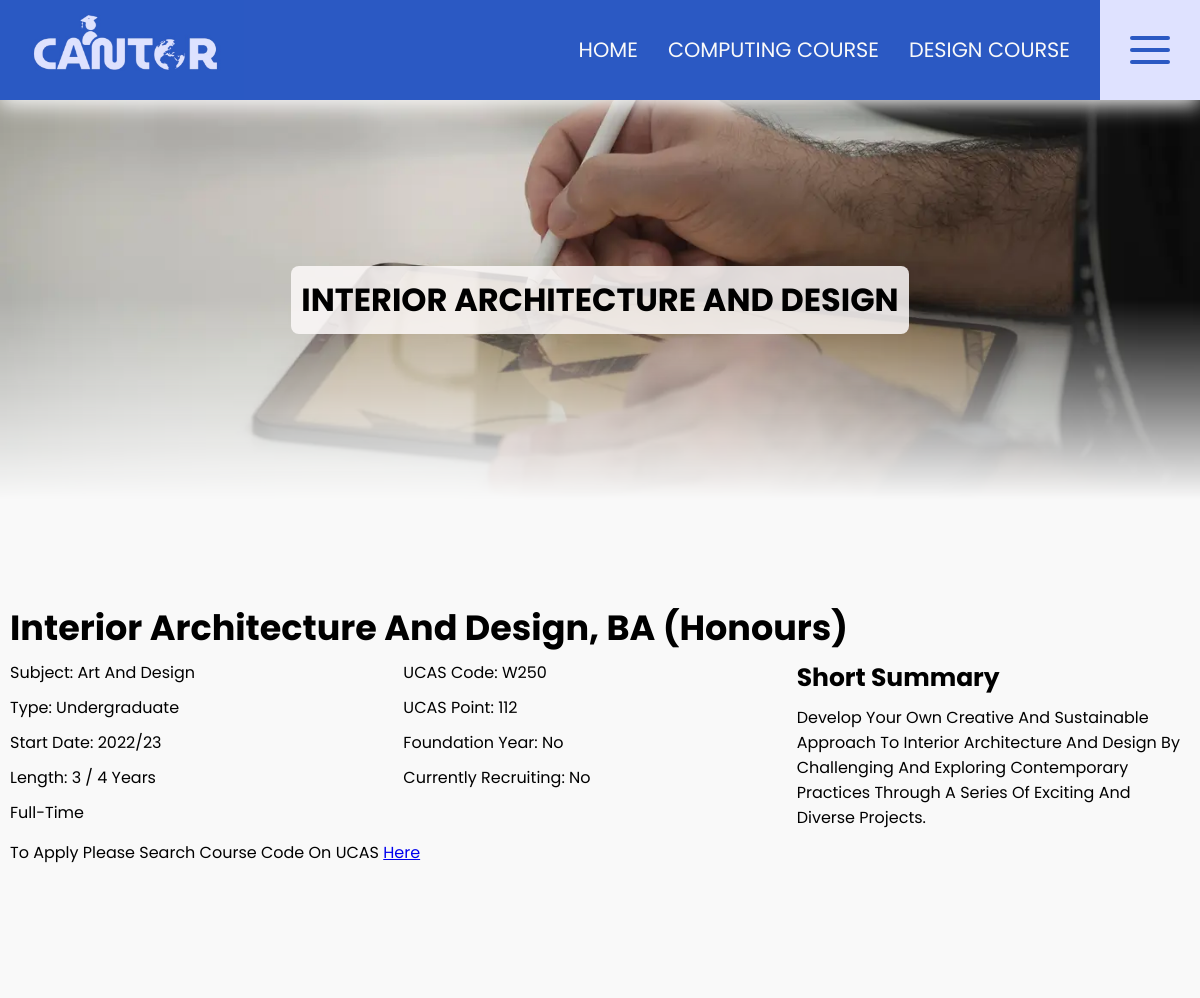
/website_code/detail-design.php?courseID=19, run on the app's committed database.
### tables this page shows
CREATE TABLE `design` (
  `ID` int(3) NOT NULL,
  `Title` varchar(100) NOT NULL,
  `Type` varchar(20) NOT NULL,
  `Summary` varchar(255) NOT NULL,
  `AwardName` varchar(20) NOT NULL,
  `UCASCode` varchar(5) DEFAULT NULL,
  `UCASPoint` varchar(5) DEFAULT NULL,
  `Year` varchar(10) NOT NULL,
  `Attandance` varchar(15) NOT NULL,
  `Length` varchar(15) NOT NULL,
  `Foundation` varchar(5) NOT NULL,
  `Subject` varchar(20) NOT NULL,
  `Recruiting` varchar(5) NOT NULL,
  `IMGName` varchar(100) NOT NULL,
  `IMGAlt` varchar(255) NOT NULL
);

### website_code/detail-design.php (the view, shortened to what this page needs)
<?php
require_once('include/database.php');
$getCourseID = $_GET["courseID"];
$stmt = $mySQLI->prepare("SELECT * FROM design WHERE ID = ?");
$stmt->bind_param('i', $getCourseID);
$stmt->execute();
$result = $stmt->get_result();
$obj = $result->fetch_object();
?>
<!DOCTYPE html>
<html lang="en">
<head>
    <?php include("include/head.php") ?>
</head>
<body>
    <?php include("include/header.php") ?>
    <main id="detail">
        <div class="span-1 hero">
            <img src="<?= $obj->IMGName ?>" alt="<?= $obj->IMGAlt ?>">
            <h1>
                <?= $obj->Title ?>
            </h1>
        </div>
        <section class="span-1 grid">
            <h2 class="span-1">
                <?= $obj->Title ?>, <?= $obj->AwardName ?>
            </h2>
            <div class="span-3">
                <p>Subject: <?= $obj->Subject ?></p>
                <p>Type: <?= $obj->Type ?></p>
                <p>Start Date: <?= $obj->Year ?></p>
                <p>Length: <?= $obj->Length ?></p>
                <p>
                    <?= $obj->Attandance ?>
                </p>
            </div>
            <div class="span-3">
                <p>UCAS code: <?= $obj->UCASCode ?></p>
                <p>UCAS point: <?= $obj->UCASPoint ?></p>
                <p>Foundation year: <?= $obj->Foundation ?></p>
                <p>Currently recruiting: <?= $obj->Recruiting ?></p>
            </div>
            <div class="span-3">
                <h3>Short summary</h3>
                <p class="summary">
                    <?= $obj->Summary ?>
                </p>
            </div>
            <p class="span-1">To apply please search course code on UCAS <a href="https://www.ucas.com/">here</a></p>
        </section>
    </main>
</body>
</html>

### website_code/style/main.css (style rules this page uses)
* { padding: 0; margin: 0; box-sizing: border-box; }
:root { --white: #f9f9f9; --black: #0a0a0a; --purple: #2B59C3; --light-purple: #DFE2FF; --btn: #2B59C3; --btnHover: #194099; --font: 'Poppins', sans-serif; --transition: 500ms; }
body { font-family: var(--font); background: var(--white); }
main { padding-top: 100px; }
main, footer { display: grid; grid-template-columns: repeat(4, 1fr); gap: 0px 10px; width: clamp(200px, 100%, 1400px); margin: auto; }
.grid { display: grid; grid-template-columns: repeat(4, 1fr); }
.span-1, .span-2, .span-3 { grid-column: span 4; }
@media only screen and (min-width: 1000px) { main, footer, .grid { grid-template-columns: repeat(12, 1fr); } }
@media only screen and (min-width: 1000px) { .span-1 { grid-column: span 12; } }

### website_code/style/mobile.css (style rules this page uses)
h2 { font-size: 35px; line-height: 100%; text-transform: capitalize; margin: 10px 0px; }
h3 { font-size: 25px; line-height: 100%; text-transform: capitalize; margin: 10px 0px; }
p { text-transform: capitalize; }
.hero { display: flex; justify-content: center; align-items: center; height: 400px; width: 100%; }
.hero h1 { position: absolute; padding: 10px; margin: 10px; background-color: rgb(253, 249, 249, 0.85); border-radius: 8px; text-align: center; text-transform: uppercase; }
.hero img { height: inherit; width: inherit; object-fit: cover; -webkit-mask-image: linear-gradient(white 50%, transparent); mask-image: linear-gradient(white 50%, transparent); }
section { padding: 100px 10px; background-color: #ffffff; min-height: 400px; }
section:nth-child(even) { background-color: #f9f9f9; }
#detail p { padding: 5px 0px; }

### data on the page
design: IMGName (picture), Title "INTERIOR ARCHITECTURE AND DESIGN", Title "Interior Architecture And Design", AwardName "BA (Honours)", Subject "Art And Design", Type "Undergraduate", Year "2022/23", Length "3 / 4 Years", Attandance "Full-Time", UCASCode "W250", UCASPoint "112", Foundation "No", Recruiting "No", Summary "Develop Your Own Creative And Sustainable Approach To Interior Architecture And Design By Challenging And Exploring Contemporary Practices Through A Series Of Exciting And Diverse Projects."
